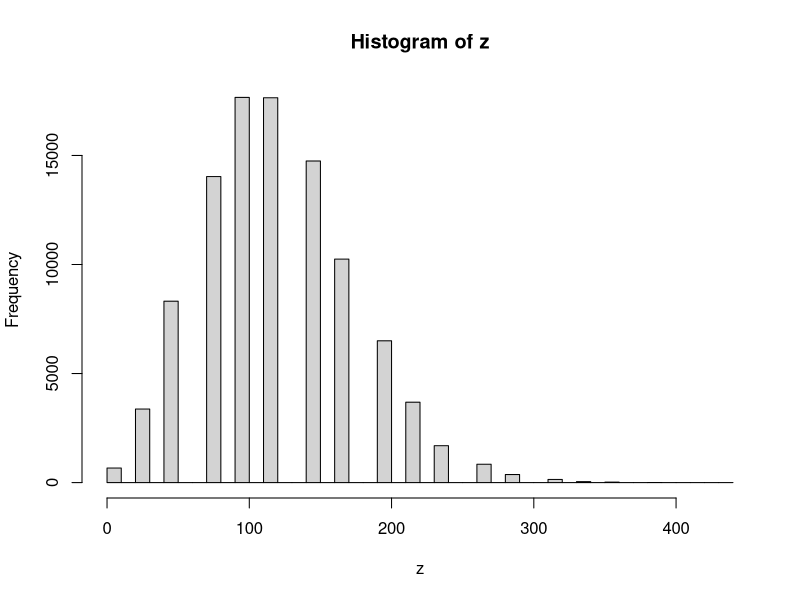
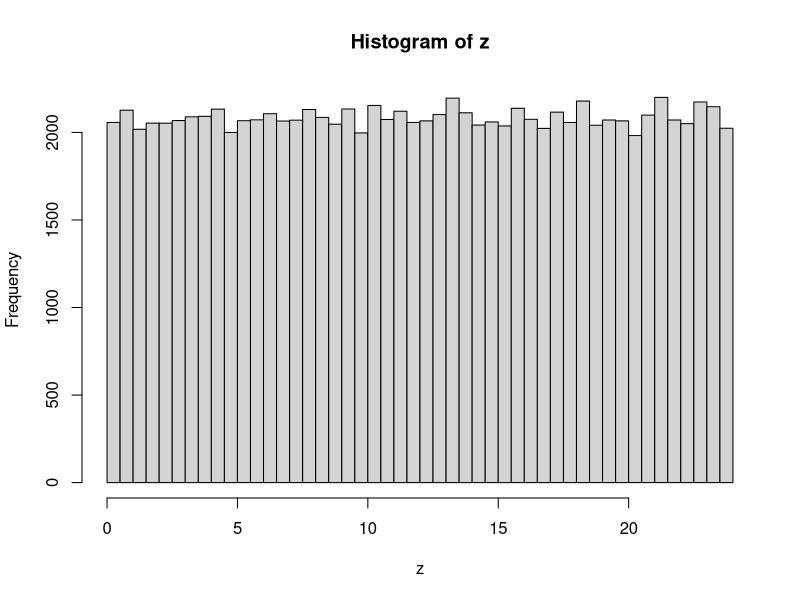
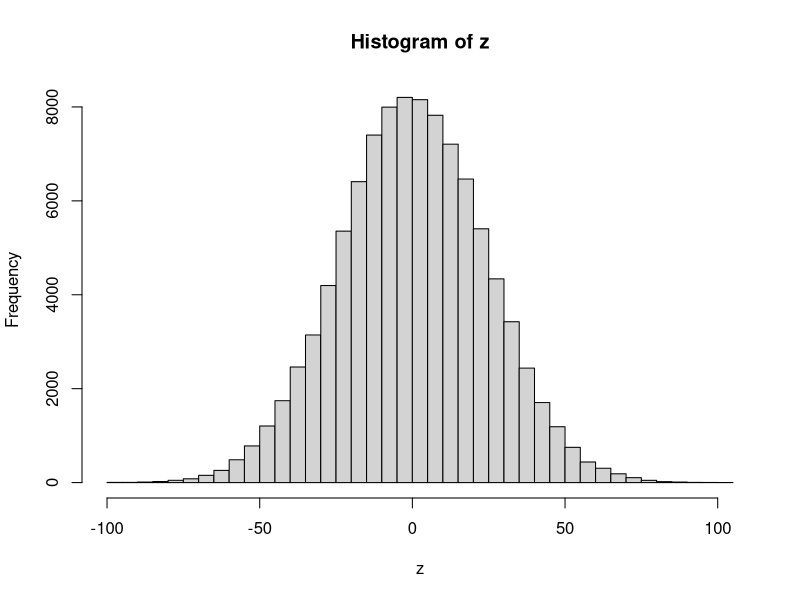

The R source for these figures, in order:
#### Poisson ####
x <- rpois(100000, 5)

z <- x + x + x + x + x + x + x + x + x + x + x + x + x + x + x + x + x + x + x + x + x + x + x + x
hist(z, breaks = 50)

#### Uniform ####
x <- runif(100000)

z <- x + x + x + x + x + x + x + x + x + x + x + x + x + x + x + x + x + x + x + x + x + x + x + x
hist(z, breaks = 50)

#### Noraml ####
x <- rnorm(100000)

z <- x + x + x + x + x + x + x + x + x + x + x + x + x + x + x + x + x + x + x + x + x + x + x + x
hist(z, breaks = 50)
